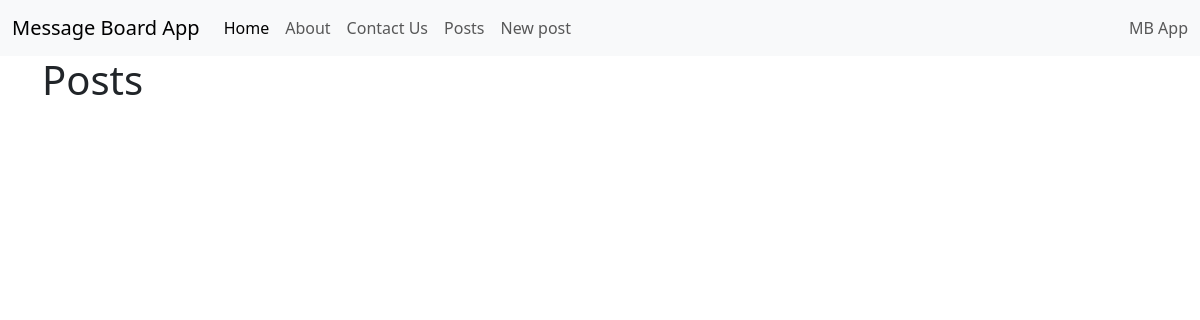
/posts/, run on an earlier commit of the app's database.
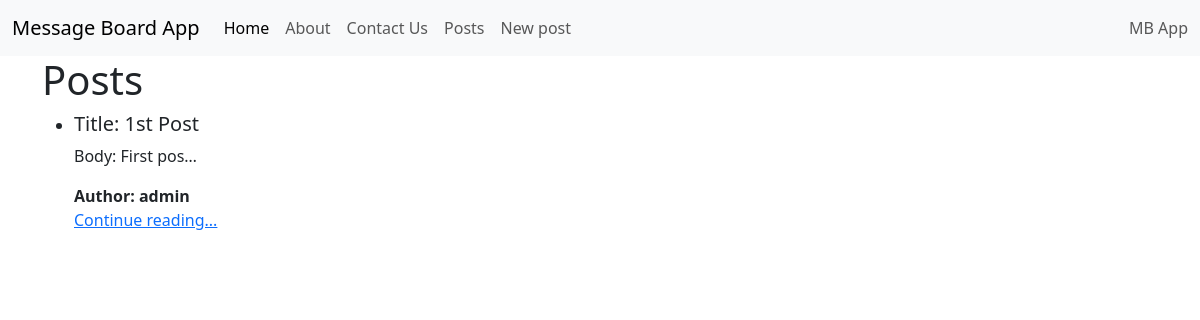
And on a later commit of the database.
### posts/models.py (models this page shows, shortened)
class Post(models.Model):
    title = models.CharField(max_length=128)
    subtitle = models.CharField(max_length=256)
    body = models.TextField()
    created_on = models.DateTimeField(auto_now=True)
    author = models.ForeignKey(
        get_user_model(),
        on_delete=models.CASCADE
    )

### posts/views.py (the view)
# urls.py: path('', PostListView.as_view(), name='post_list'),
class PostListView(ListView):
    template_name = 'posts/list.html' # specify your template name
    model = Post # specify the model to use
    context_object_name = 'posts' # name of the context variable in the template

### templates/posts/list.html (shortened to what this page needs)
{% extends 'base.html' %}
{% block content %}
    <h1>Posts</h1>
    <ul>
        {% for post in posts %}
            <li>
                <div>
                    <h5>Title: {{ post.title }}</h5>
                    <p>Body: {{ post.body|truncatechars:10 }}</p>
                    <span><strong>Author: {{ post.author }}</strong></span>
                    <br>
                    <a href="{% url 'post_detail' post.id %}">Continue reading...</a>
                </div>
            </li>
        {% endfor %}
    </ul>
{% endblock content %}

What changed in the data, as far as the page shows it:
added Post: title "1st Post", body "First pos…", author "admin"
